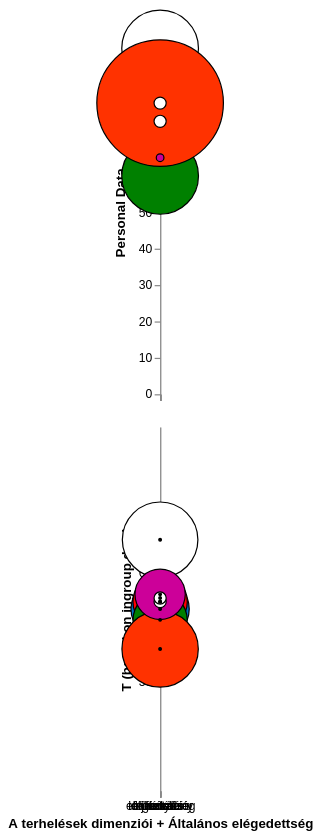

Source (Vega-Lite JSON):
### Vega-Lite specification from a JSON file in a GitHub repository (floating-point values rounded to 4 significant figures)
{"$schema": "https://vega.github.io/schema/vega-lite/v5.json", "datasets": {"data-1": [{"x": "mentális", "y": 75, "size": 1690, "color": "rgb(0, 112, 192)"}, {"x": "fizikai", "y": 90, "size": 1690, "color": "rgb(255, 0, 0)"}, {"x": "időkényszer", "y": 95, "size": 4000, "color": "rgb(255, 255, 255)"}, {"x": "teljesítmény", "y": 60, "size": 4000, "color": "rgb(0, 128, 0)"}, {"x": "erőfeszítés", "y": 80, "size": 10890, "color": "rgb(255, 50, 0)"}, {"x": "frusztráció", "y": 65, "size": 40, "color": "rgb(204, 0, 153)"}, {"x": "totál", "y": 80, "size": 100, "color": "rgb(255, 255, 255)"}, {"x": "elégedettség", "y": 75, "size": 100, "color": "rgb(255, 255, 255)"}], "data-2": [{"x": "mentális", "y": 50, "size": 2306, "color": "rgb(0, 112, 192)", "ci0": 30, "ci1": 70, "ci2": 40, "ci3": 60, "ci4": 0, "ci5": 100, "50": 50}, {"x": "fizikai", "y": 52, "size": 2012, "color": "rgb(255, 0, 0)", "ci0": 30, "ci1": 70, "ci2": 40, "ci3": 60, "ci4": 0, "ci5": 100, "50": 50}, {"x": "időkényszer", "y": 69, "size": 3880, "color": "rgb(255, 255, 255)", "ci0": 30, "ci1": 70, "ci2": 40, "ci3": 60, "ci4": 0, "ci5": 100, "50": 50}, {"x": "teljesítmény", "y": 47, "size": 1993, "color": "rgb(0, 128, 0)", "ci0": 30, "ci1": 70, "ci2": 40, "ci3": 60, "ci4": 0, "ci5": 100, "50": 50}, {"x": "erőfeszítés", "y": 39, "size": 3964, "color": "rgb(255, 50, 0)", "ci0": 30, "ci1": 70, "ci2": 40, "ci3": 60, "ci4": 0, "ci5": 100, "50": 50}, {"x": "frusztráció", "y": 54, "size": 1721, "color": "rgb(204, 0, 153)", "ci0": 30, "ci1": 70, "ci2": 40, "ci3": 60, "ci4": 0, "ci5": 100, "50": 50}, {"x": "totál", "y": 52, "size": 100, "color": "rgb(255, 255, 255)", "ci0": 30, "ci1": 70, "ci2": 40, "ci3": 60, "ci4": 0, "ci5": 100, "50": 50}, {"x": "elégedettség", "y": 53, "size": 100, "color": "rgb(255, 255, 255)", "ci0": 30, "ci1": 70, "ci2": 40, "ci3": 60, "ci4": 0, "ci5": 100, "50": 50}]}, "vconcat": [{"width": "container", "data": {"name": "data-1"}, "mark": {"type": "circle", "opacity": 1.0, "stroke": "black", "strokeWidth": 1}, "config": {"legend": {"disable": "true"}}, "encoding": {"x": {"field": "x", "type": "nominal", "sort": null, "axis": {"labelAngle": 0, "labels": false}, "title": null}, "y": {"field": "y", "type": "quantitative", "scale": {"domain": [0, 100]}, "title": "Personal Data"}, "size": {"field": "size", "type": "quantitative", "scale": null}, "color": {"field": "color", "type": "nominal", "legend": null, "scale": null}}}, {"width": "container", "data": {"name": "data-2"}, "layer": [{"mark": {"type": "errorband", "color": "yellow", "opacity": 0.5}, "encoding": {"y": {"field": "ci1", "type": "quantitative", "title": false, "scale": {"domain": [0, 100]}}, "y2": {"field": "ci0", "type": "quantitative", "scale": {"domain": [0, 100]}}}}, {"mark": {"type": "errorband", "color": "white", "opacity": 0.5}, "encoding": {"y": {"field": "ci3", "type": "quantitative", "title": false, "scale": {"domain": [0, 100]}}, "y2": {"field": "ci2", "type": "quantitative", "scale": {"domain": [0, 100]}}}}, {"mark": "rule", "encoding": {"y": {"field": "50", "aggregate": "mean"}, "size": {"value": 1}}}, {"mark": {"type": "circle", "opacity": 1.0, "stroke": "black", "strokeWidth": 1}, "config": {"legend": {"disable": "true"}}, "encoding": {"x": {"field": "x", "type": "nominal", "sort": null, "axis": {"labelAngle": 0}, "title": "A terhelések dimenziói + Általános elégedettség"}, "y": {"field": "y", "type": "quantitative", "scale": {"domain": [0, 100]}, "title": "T (based on ingroup data)", "axis": {"values": [30, 40, 50, 60, 70]}}, "size": {"field": "size", "type": "quantitative", "scale": null}, "color": {"field": "color", "type": "nominal", "legend": null, "scale": null}}}, {"width": "container", "data": {"name": "data-2"}, "mark": {"type": "circle", "opacity": 1.0, "stroke": "black", "strokeWidth": 1, "size": 5, "color": "black"}, "config": {"legend": {"disable": "true"}}, "encoding": {"x": {"field": "x", "type": "nominal", "sort": null, "axis": {"labelAngle": 0}, "title": "A terhelések dimenziói + Általános elégedettség"}, "y": {"field": "y", "type": "quantitative", "scale": {"domain": [0, 100]}, "title": "T (based on ingroup data)"}}}]}]}
